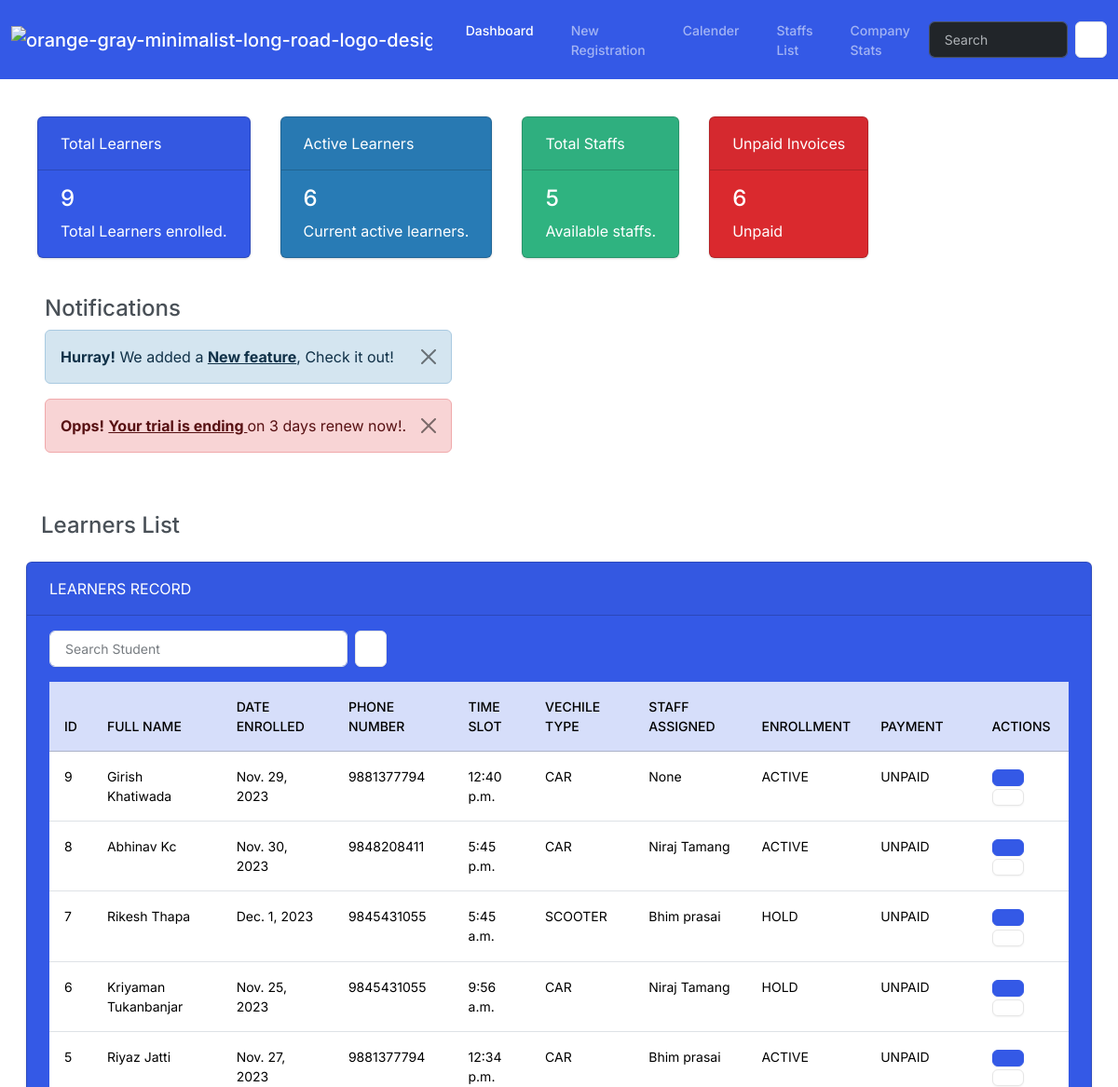
The app's page / (upper part), older data.
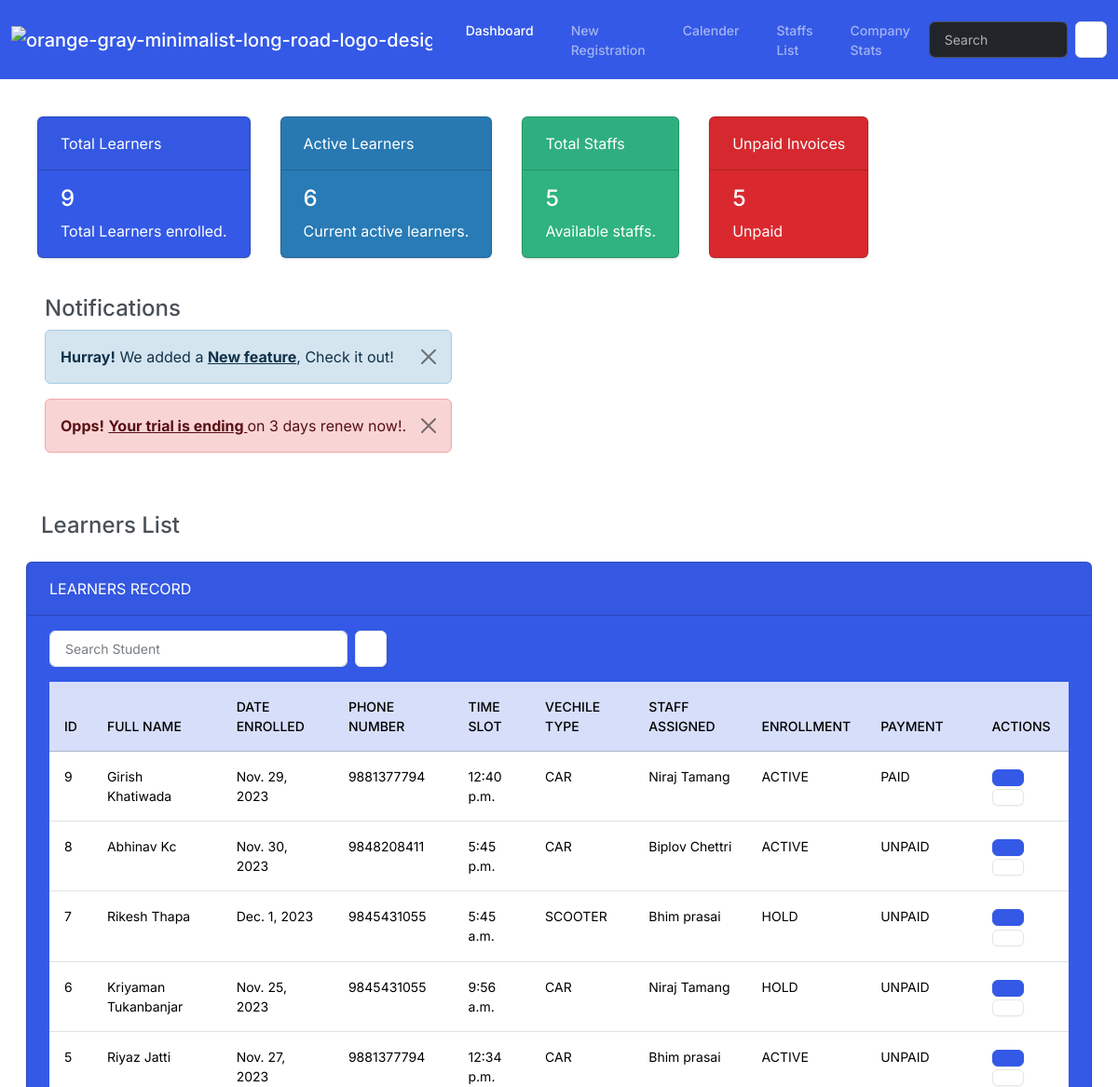
The same page, newer data.
### management/models.py (models this page shows, shortened)
class Student(models.Model):
    id = models.AutoField (primary_key=True)
    student_name = models.CharField(max_length=100)
    phone_number = models.IntegerField()
    date_enrolled = models.DateField()
    time_slot= models.TimeField()
    vehicle_type = models.CharField(max_length=9,
                  choices= VECHILE_CHOICES,
                  default="BIKE")
    enrollment_status = models.CharField(max_length=9,
                  choices= ENROLLMENT_STATUS,
                  default="ACTIVE")
    payment_status = models.CharField(max_length=30,
                  choices= PAYMENT_STATUS,
                  default="UNPAID")
    final_amount = models.PositiveIntegerField()
    staff_assigned = models.ForeignKey(
        Staffs,
        on_delete=models.SET_NULL,
        blank = True,
        null = True,
        related_name='students_assigned'
    )

class Staffs(models.Model):
    staff_id = models.AutoField (primary_key=True)
    staff_name = models.CharField(max_length=100)
    phone_number = models.IntegerField()
    tutor_type = models.CharField(max_length=50,
                  choices= TUTOR_TYPE,
                  default="BIKE/SCOOTER")
    def __str__(self):
        return  f'{self.staff_name}'

### management/views.py (the view)
# urls.py: path("" , views.index , name="calendar" ),
def index(request):
    return render(request , 'management/index.html' , {
        'students' : Student.objects.all().order_by('-id'),
        'total_students' : Student.objects.count(),
        'active_students_count' : Student.objects.filter(enrollment_status='ACTIVE').count(),
        'unpaid_invoices' : Student.objects.filter(payment_status='UNPAID').count(),
        'total_staffs' : Staffs.objects.count()
    })

### management/templates/management/index.html (shortened to what the changed rows need)
{% extends "management/base.html" %}
{% block body %}
<div class="stats-cards d-flex flex-wrap justify-content-between m-4">
    <div class="stats-container d-flex flex-wrap align-items-center ">
  <div class="card text-white bg-danger m-3" style="max-width: 20rem;" bis_skin_checked="1">
    <div class="card-body" bis_skin_checked="1">
      <h4 class="card-title">{{unpaid_invoices}} </h4>
      <p class="card-text">Unpaid</p>
    </div>
  </div>
</div>
</div>
<div class="container-fluid">
  <div class="row">
    <div class="col-12">
      {% if students %}
      <div class="card text-white bg-primary m-3" bis_skin_checked="1">
        <div class="card-body" bis_skin_checked="1">
          <p class="card-text">
            <div class="table-responsive">
            <table class="table table-hover">
              <thead>
                <tr class="table-primary">
                  <th scope="col">ID</th>
                  <th scope="col">Full Name</th>
                  <th scope="col">Date Enrolled</th>
                  <th scope="col">Phone Number</th>
                  <th scope="col">Time Slot</th>
                  <th scope="col">Vechile Type</th>
                  <th scope="col">Staff Assigned</th>
                  <th scope="col">Enrollment</th>
                  <th scope="col">Payment</th>
                  <th scope="col">Actions</th>
                </tr>
              </thead>
             {% for student in students %}
             <tr>
              <td>{{ student.id }}</td>
              <td>{{ student.student_name }}</td>
              <td>{{ student.date_enrolled }}</td>
              <td>{{ student.phone_number }}</td>
              <td>{{ student.time_slot }}</td>
              <td>{{ student.vehicle_type }}</td>
              <td>{{ student.staff_assigned }}</td>
              <td>{{ student.enrollment_status}}</td>
              <td>{{ student.payment_status}}</td>
              <td><a type="button" class="btn btn-primary" href="{% url 'view_student' student.id%}" data-bs-toggle="modal" data-bs-target="#mymodal{{student.id}}"
                ></a>
              <a href="{% url "editstudent" student.id %}" class="btn btn-secondary"></a>
              </td>
             </tr>
             {% endfor %}
            </table>
          </div>
          </p>
        </div>
      {% endif %}
      </div>
    </div>
  </div>
</div>
{% endblock body %}

Row changes from the older to the newer data that the page shows:
changed Student "Girish Khatiwada": staff_assigned "None" → "Niraj Tamang"; payment_status "UNPAID" → "PAID"
changed Student "Abhinav Kc": staff_assigned "Niraj Tamang" → "Biplov Chettri"
Text that changed along with them:
{{ unpaid_invoices }}: "6" → "5"
